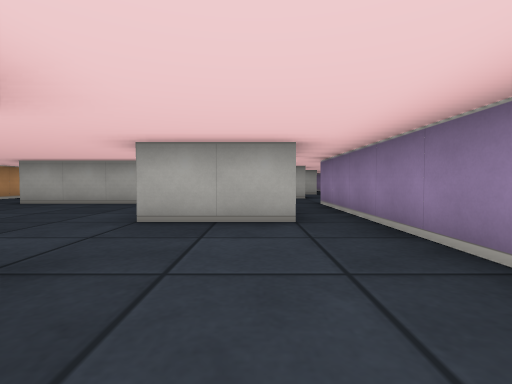
view 1 (above)

22 first-person views from a walk through a cub3D ray-caster map. The camera is about half as high as the walls, tilts 2° down and sees 85° across. The floor is counted in squares. Each view is taken from the middle of a square. On the plan, view 1 faces up. The plan holds only what a view shows up to about 9 squares ahead; the rest is blank.

view 2
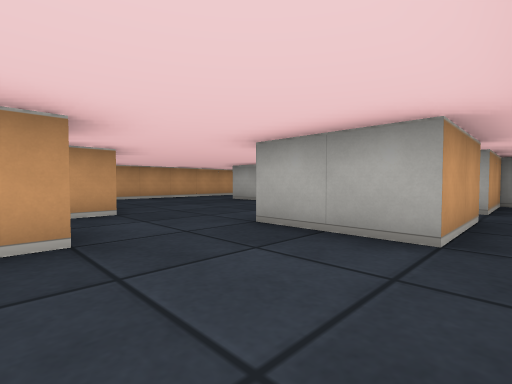

view 3
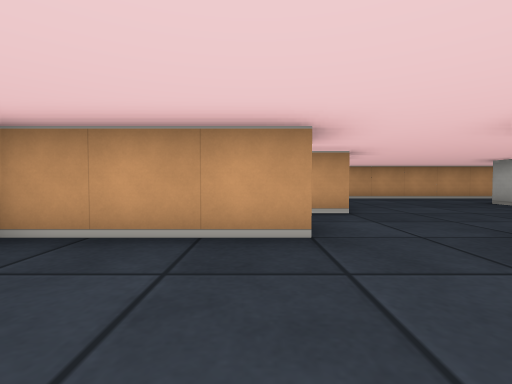

view 4
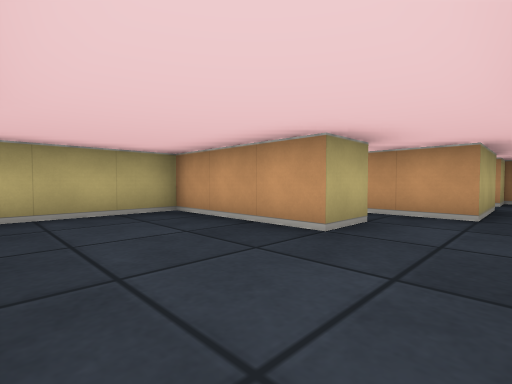

view 5
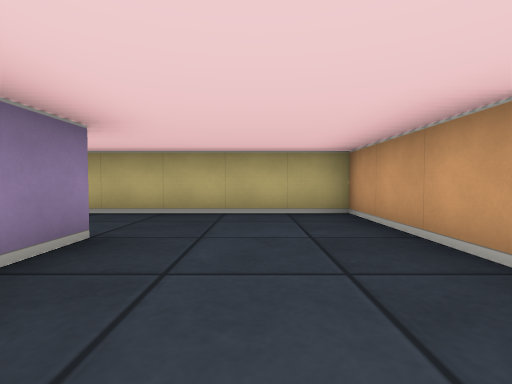

view 6
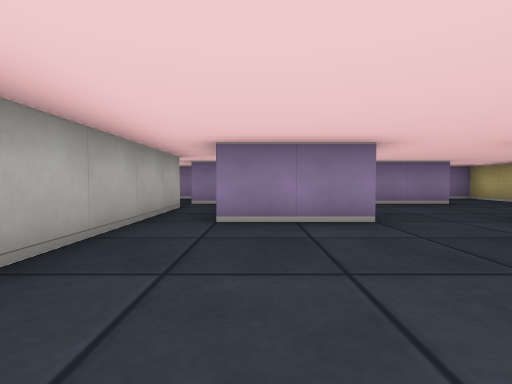

view 7
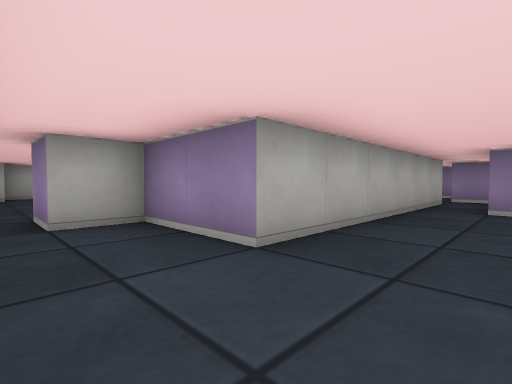

view 8
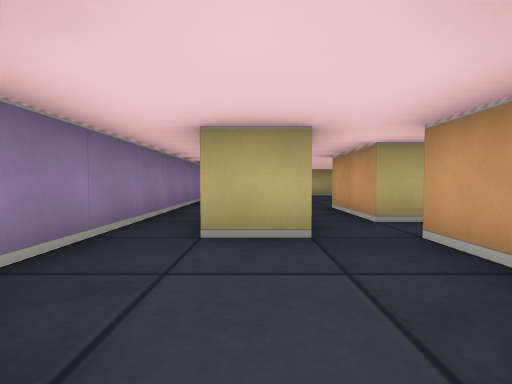

view 9
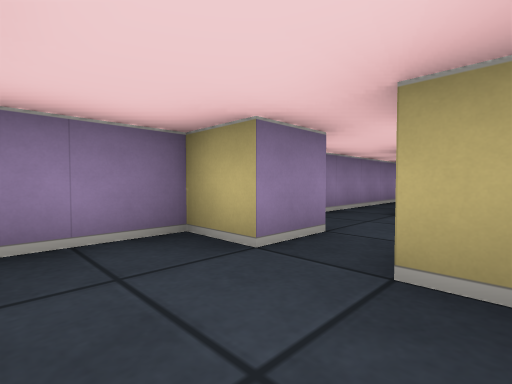

view 10
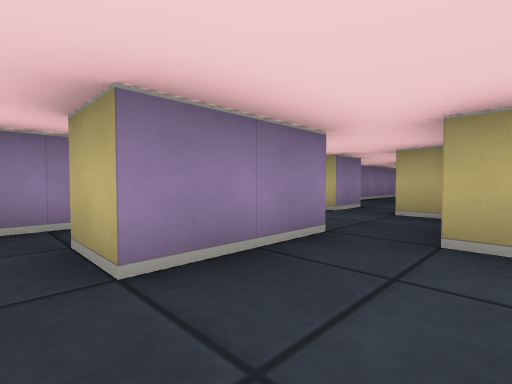

view 11
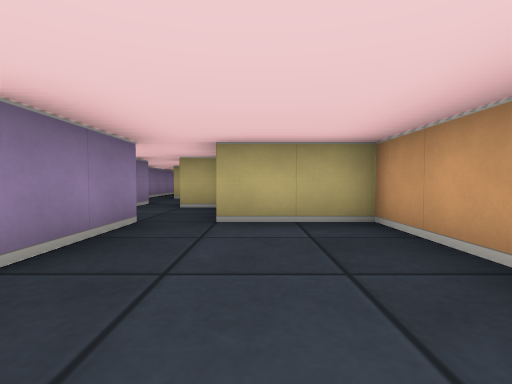

view 12
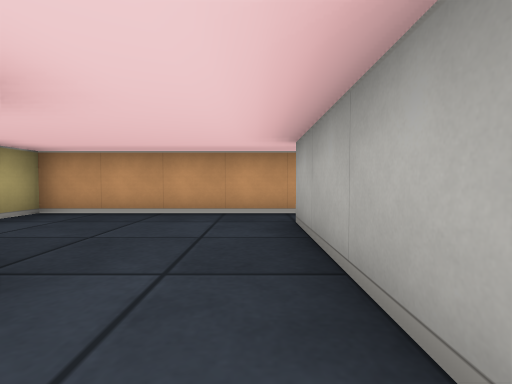

view 13
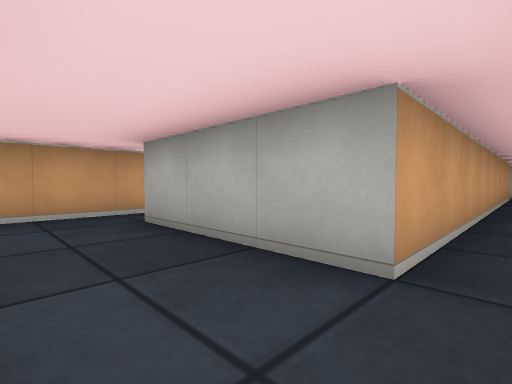

view 14
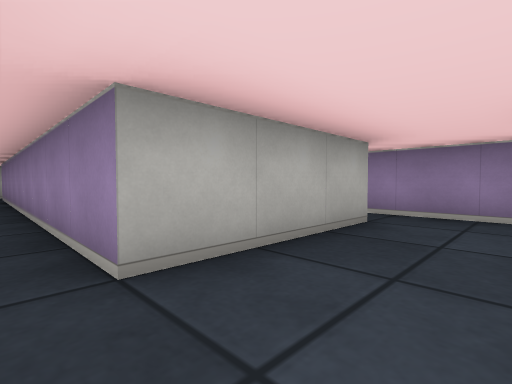

view 15
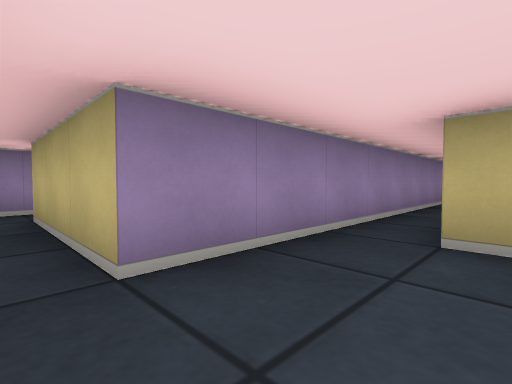

view 16
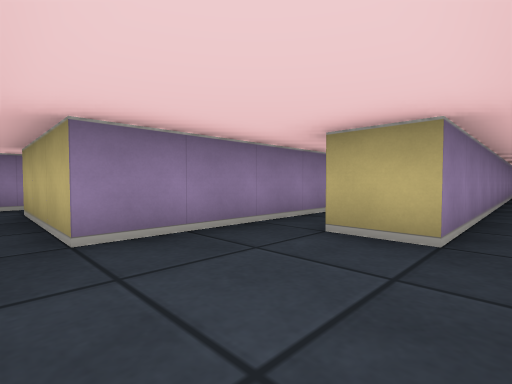

view 17
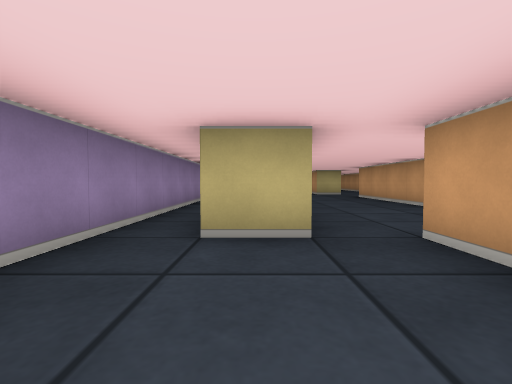

view 18
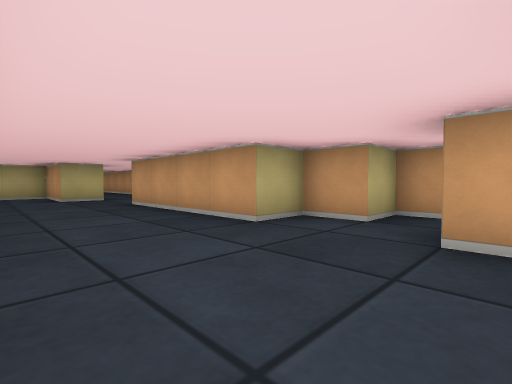

view 19
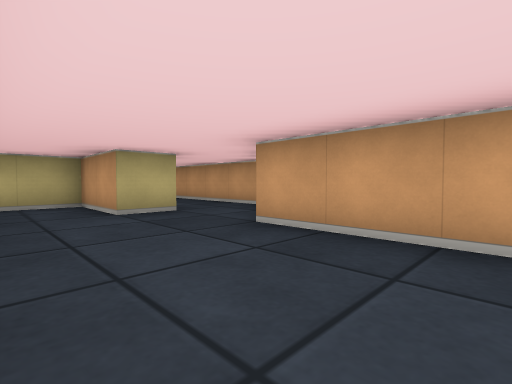

view 20
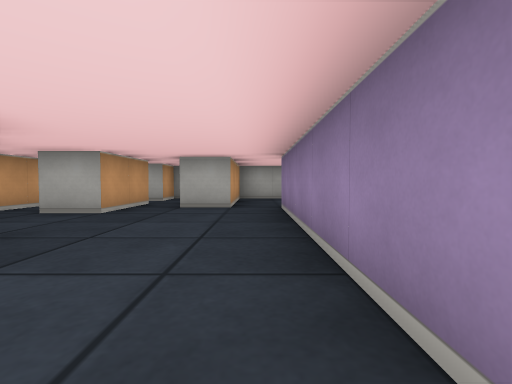

view 21
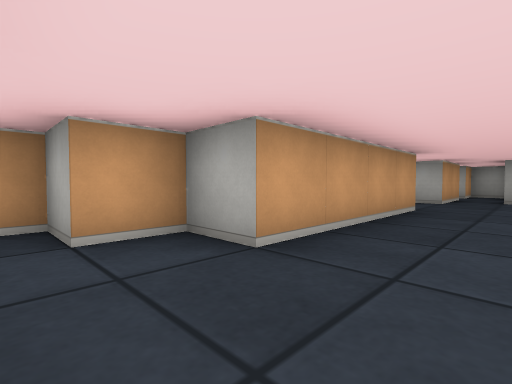

view 22
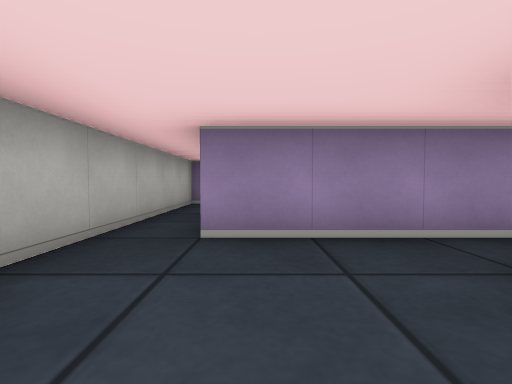

### Floor plan
Points are (right, up) in squares from view 1. A wall is a line through its corners. A room is listed if a view was taken in it or the views show most of it. See-through windows are left out.
Room 1 (views 1, 2, 3, 4, 5, 6, 7)
walls: (-2.5, 1.5) (-1.5, 1.5) (-1.5, -1.5) (2.5, -1.5); (-5.5, 2.5) (-3.5, 2.5) (-3.5, 1); (-0.1, 5.5) (0.5, 5.5) (0.5, 3.5) (-1.5, 3.5) (-1.5, 5.5); (0.5, 6.5) (-5.5, 6.5) (-5.5, 8.5) (-6.5, 8.5) (-6.5, 9.5); (1.5, 0.4) (1.5, 5.5); (-7.5, 9.5) (-7.5, 2.5) (-6.5, 2.5)
ways out: opening at (-0.5, 6) to room 2; opening at (1, 4.5) to room 2; opening at (2, -0.5) to room 2; opening at (-7, 9) to room 7; opening at (-3, 1)
Room 2 (view 8)
walls: (1.5, 5.5) (1.5, 6.5) (2.5, 6.5); (2.5, 8.5) (2.5, 9.5); (3.5, 1.5) (3.5, 7.4); (1.6, 8.5) (0.5, 8.5) (0.5, 6.5); (2.5, -1.5) (3.5, -1.5) (3.5, -0.9)
ways out: opening at (-0.5, 6) to room 1; opening at (1, 4.5) to room 1; opening at (2, -0.5) to room 1; opening at (2, 9) to room 3
Room 3 (view 9)
walls: (2.5, 9.5) (3.5, 9.5) (3.5, 11); (0.8, 9.5) (1.5, 9.5)
ways out: opening at (2, 9) to room 2; opening at (1, 12) to room 4; opening at (3, 12.5) to room 5
Room 4 (views 10, 11, 14)
walls: (-1.5, 16) (-1.5, 11.5) (0.5, 11.5); (2.5, 15.5) (-0.5, 15.5) (-0.5, 22.5); (1.5, 11.5) (1.5, 13.5) (2.5, 13.5)
ways out: opening at (1, 12) to room 3; opening at (2, 14.5) to room 5; opening at (-1, 23) to room 6
Room 5 (views 12, 13)
walls: (3.5, 24.4) (3.5, 25.5) (2.5, 25.5); (2.5, 24.5) (2.5, 15.5); (3.5, 13.2) (3.5, 16)
ways out: opening at (3, 12.5) to room 3; opening at (2, 14.5) to room 4; opening at (2, 25) to room 6
Room 6 (views 15, 16, 17, 22)
walls: (-0.5, 22.5) (-0.5, 24.5) (2.5, 24.5); (-2.5, 22.5) (-1.5, 22.5); (2.5, 25.5) (-3.5, 25.5) (-3.5, 22.5)
ways out: opening at (-1, 23) to room 4; opening at (2, 25) to room 5; opening at (-3, 22) to room 7
Room 7 (views 18, 19, 20, 21)
walls: (-5.6, 13.5) (-4.5, 13.5) (-4.5, 11.5) (-3.2, 11.5); (-2.5, 13.8) (-2.5, 22.5); (-6.5, 20.5) (-6.5, 19.5) (-5.5, 19.5) (-5.5, 15.5) (-6.5, 15.5) (-6.5, 14.5) (-7.5, 14.5) (-7.5, 9.5); (-5.5, 22.5) (-5.5, 21.5); (-3.5, 22.5) (-4.5, 22.5)
ways out: opening at (-7, 9) to room 1; opening at (-3, 22) to room 6; opening at (-6, 21) to room 8; opening at (-5, 23) to room 9
Room 8 (no view inside)
walls: (-7.5, 22.9) (-7.5, 20.5) (-6.5, 20.5); (-5.5, 21.5) (-6.5, 21.5)
ways out: opening at (-6, 21) to room 7; opening at (-7, 22.5)
Room 9 (no view inside)
walls: (-5.5, 23.5) (-5.5, 22.5); (-4.6, 25.5) (-5.5, 25.5) (-5.5, 24.5)
ways out: opening at (-5, 23) to room 7; opening at (-6, 24)

Positions as (right, up) in squares from view 1, and headings:
1: (0, 0), facing up
2: (1, 1), facing up-left
3: (1, 1), facing left
4: (1, 3), facing down-left
5: (0, 3), facing down
6: (-5, 5), facing right
7: (-7, 5), facing up-right
8: (2, 9), facing down
9: (1, 11), facing down-right
10: (0, 14), facing down-right
11: (0, 15), facing down
12: (3, 15), facing left
13: (3, 14), facing up-left
14: (-1, 14), facing up-right
15: (-2, 25), facing down-right
16: (-3, 25), facing down-right
17: (-2, 25), facing down
18: (-3, 22), facing down-left
19: (-3, 18), facing down-left
20: (-3, 17), facing up
21: (-4, 14), facing up-left
22: (-3, 24), facing right
